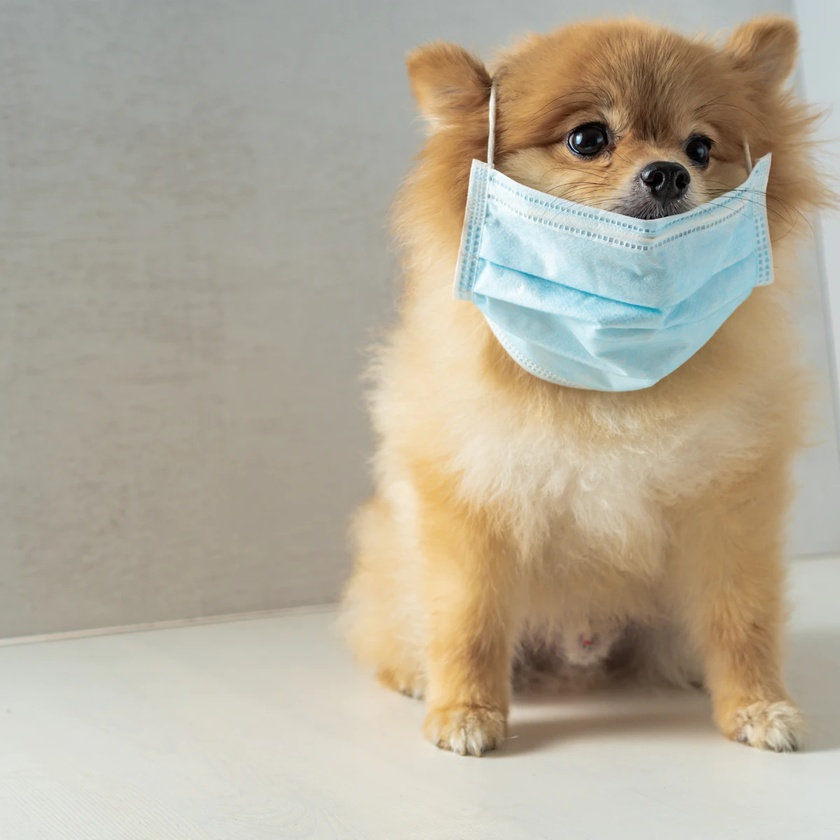
//> input picture images/cute-dog.jpg, 840 x 840 px, shrunk from 1200 x 1200 before the run
$ ./AddingBorderImage   (built with g++ and OpenCV 4)
//> lines starting //> are read from the running program, lines starting //| are printed output that depends on the picture
#include <opencv2/imgcodecs.hpp>
#include <opencv2/imgproc.hpp>
#include <opencv2/highgui.hpp>

using namespace cv;

cv::Mat src, dst;
int top, bottom, left, right;
int borderType = cv::BORDER_CONSTANT;
const char *window_name = "Copy border demo";
cv::RNG rng(12345);

int main() {

    src = cv::imread("./images/cute-dog.jpg", cv::IMREAD_COLOR);
//> src is the input picture: 840 rows x 840 cols, CV_8UC3; mean B, G, R 153.9, 171.5, 180.1

    if (src.empty()) {
        return -1;
    }

    cv::namedWindow(window_name, cv::WINDOW_AUTOSIZE);

    // initialize args for the filter
    top = (int) (0.05 * src.rows);
//> top = 42
    bottom = top;
//> bottom = 42
    left = (int) (0.05 * src.cols);
//> left = 42
    right = left;
//> right = 42

    while (true) {

        cv::Scalar value(rng.uniform(0, 255), rng.uniform(0, 255), rng.uniform(0, 255));

        cv::copyMakeBorder(src, dst, top, bottom, left, right, borderType, value);
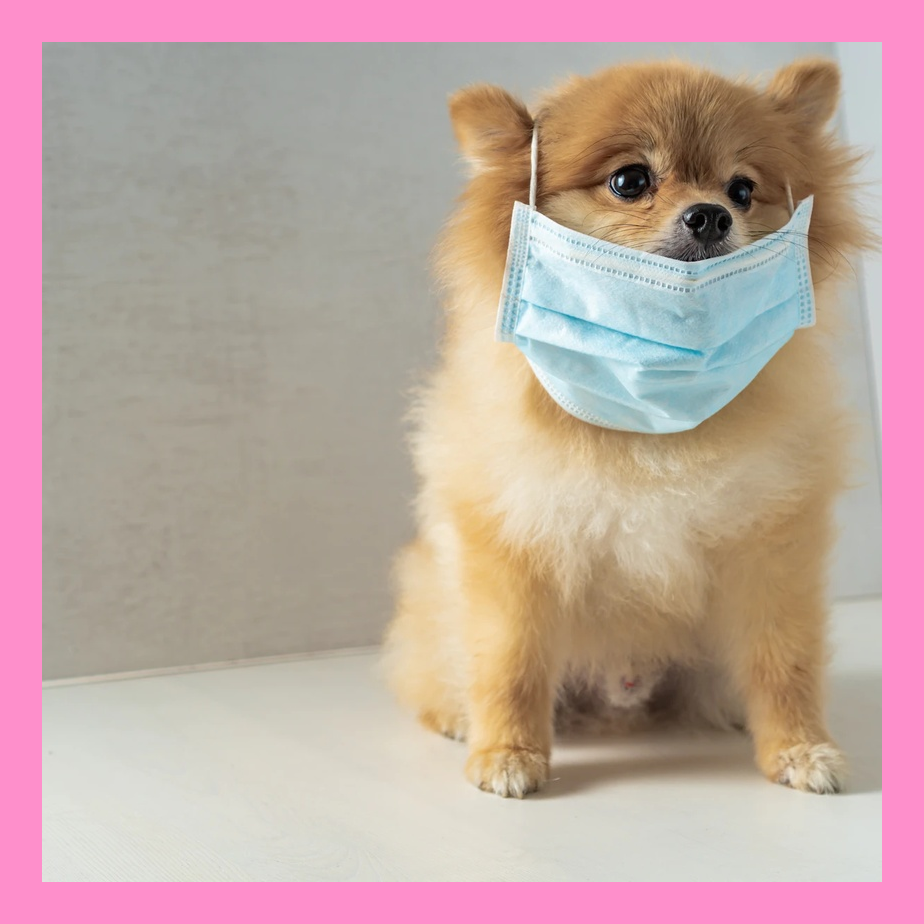
//> dst: 924 rows x 924 cols, CV_8UC3; mean B, G, R 162.4, 166.6, 192.9
//> the key 'c' is pressed
//> the key 'r' is pressed
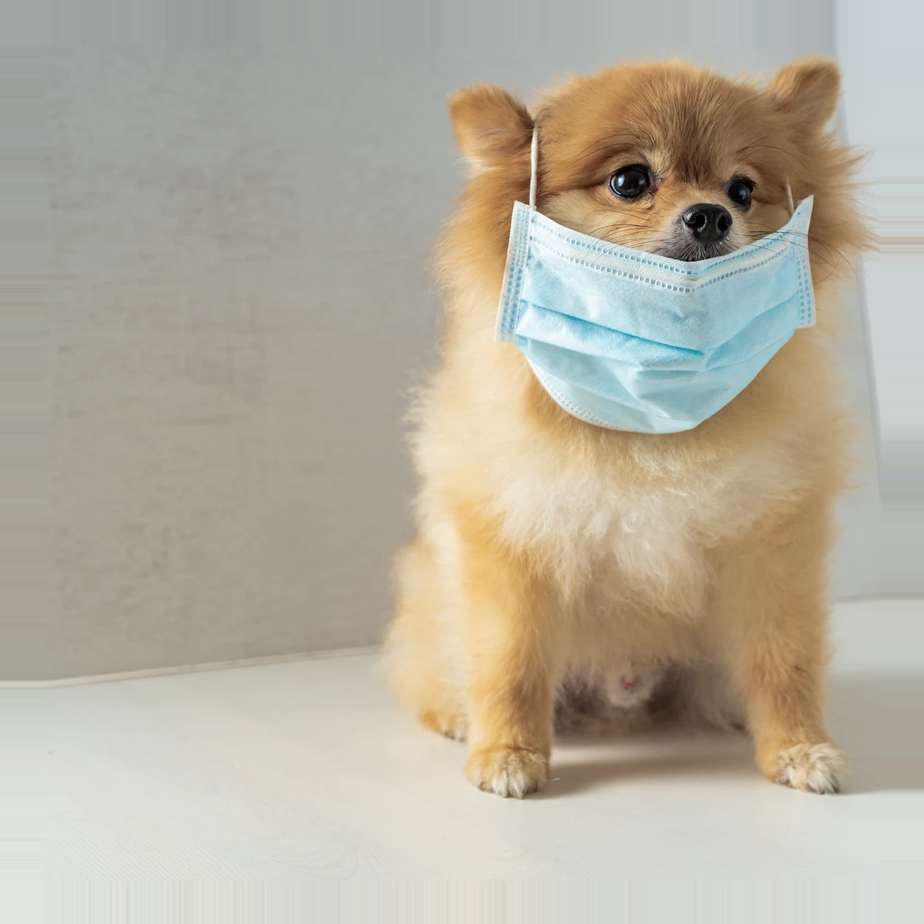
//> dst: 924 rows x 924 cols, CV_8UC3; mean B, G, R 159.6, 175.1, 181.7

        cv::imshow(window_name, dst);

        auto c = (char) cv::waitKey(500);
//> the Esc key is pressed

        if (c == 27) {
            break;
        } else if (c == 'c') {
            borderType = cv::BORDER_CONSTANT;
        } else if (c == 'r') {
            borderType = cv::BORDER_REPLICATE;
        }

    }

    return 0;
}
